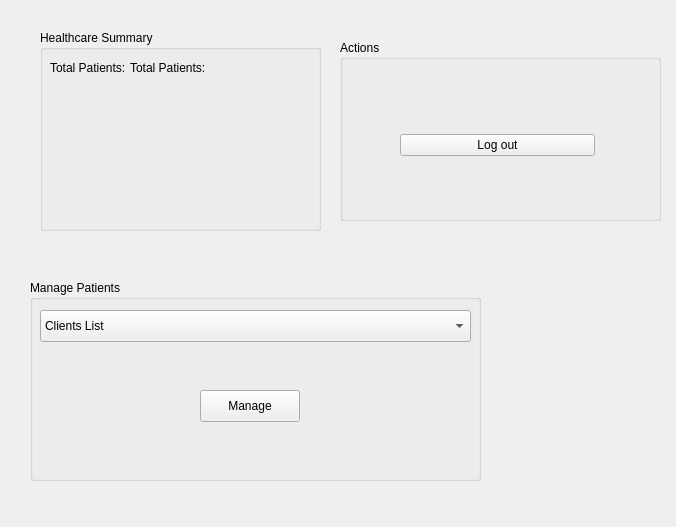
<?xml version="1.0" encoding="UTF-8"?>
<ui version="4.0">
 <class>Dialog</class>
 <widget class="QDialog" name="Dialog">
  <property name="geometry">
   <rect>
    <x>0</x>
    <y>0</y>
    <width>676</width>
    <height>527</height>
   </rect>
  </property>
  <property name="windowTitle">
   <string>Dialog</string>
  </property>
  <widget class="QGroupBox" name="groupBox_4">
   <property name="geometry">
    <rect>
     <x>40</x>
     <y>30</y>
     <width>281</width>
     <height>201</height>
    </rect>
   </property>
   <property name="title">
    <string>Healthcare Summary</string>
   </property>
   <widget class="QLabel" name="totalClientsLabel">
    <property name="geometry">
     <rect>
      <x>90</x>
      <y>30</y>
      <width>91</width>
      <height>16</height>
     </rect>
    </property>
    <property name="text">
     <string>Total Patients:</string>
    </property>
   </widget>
   <widget class="QLabel" name="totalClientsLabel_l">
    <property name="geometry">
     <rect>
      <x>10</x>
      <y>30</y>
      <width>81</width>
      <height>16</height>
     </rect>
    </property>
    <property name="text">
     <string>Total Patients:</string>
    </property>
   </widget>
  </widget>
  <widget class="QGroupBox" name="groupBox_7">
   <property name="geometry">
    <rect>
     <x>340</x>
     <y>40</y>
     <width>321</width>
     <height>181</height>
    </rect>
   </property>
   <property name="title">
    <string>Actions</string>
   </property>
   <widget class="QWidget" name="verticalLayoutWidget">
    <property name="geometry">
     <rect>
      <x>60</x>
      <y>50</y>
      <width>195</width>
      <height>111</height>
     </rect>
    </property>
    <layout class="QVBoxLayout" name="verticalLayout">
     <item>
      <widget class="QPushButton" name="logout">
       <property name="text">
        <string>Log out</string>
       </property>
       <property name="autoDefault">
        <bool>false</bool>
       </property>
      </widget>
     </item>
    </layout>
   </widget>
  </widget>
  <widget class="QGroupBox" name="groupBox_2">
   <property name="geometry">
    <rect>
     <x>30</x>
     <y>280</y>
     <width>451</width>
     <height>201</height>
    </rect>
   </property>
   <property name="title">
    <string>Manage Patients</string>
   </property>
   <widget class="QComboBox" name="client_manage_list">
    <property name="geometry">
     <rect>
      <x>10</x>
      <y>30</y>
      <width>431</width>
      <height>32</height>
     </rect>
    </property>
    <item>
     <property name="text">
      <string>Clients List</string>
     </property>
    </item>
   </widget>
   <widget class="QPushButton" name="manage_client">
    <property name="geometry">
     <rect>
      <x>170</x>
      <y>110</y>
      <width>100</width>
      <height>32</height>
     </rect>
    </property>
    <property name="text">
     <string>Manage</string>
    </property>
    <property name="autoDefault">
     <bool>false</bool>
    </property>
   </widget>
  </widget>
 </widget>
 <resources/>
 <connections/>
</ui>
